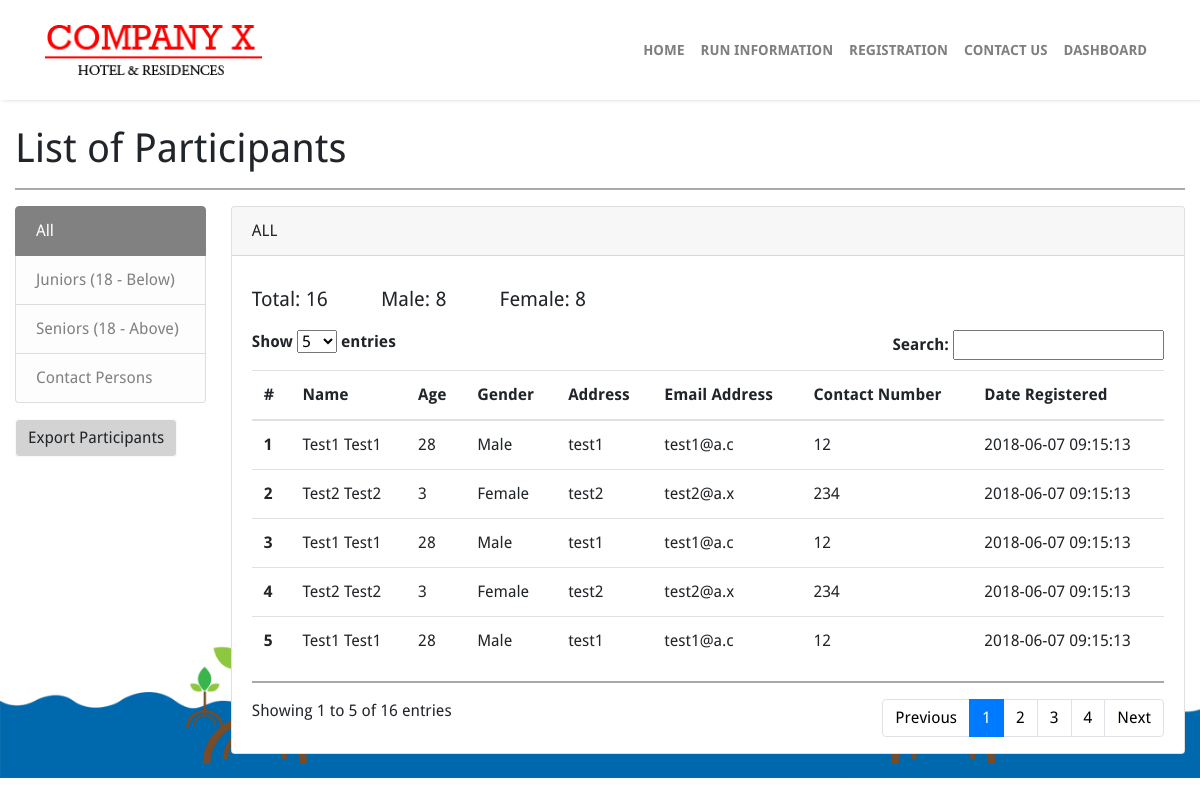
Page /dashboard.php on the committed database.
### tables this page shows
CREATE TABLE `participants` (
  `num` int(11) NOT NULL,
  `firstname` varchar(255) NOT NULL,
  `lastname` varchar(255) NOT NULL,
  `address` varchar(255) NOT NULL,
  `email` varchar(255) NOT NULL,
  `birthdate` date NOT NULL,
  `age` int(3) NOT NULL,
  `category` varchar(255) NOT NULL,
  `gender` varchar(1) NOT NULL,
  `contactnum` int(20) DEFAULT NULL,
  `shirtsize` varchar(1) NOT NULL,
  `timestamp` timestamp NOT NULL DEFAULT CURRENT_TIMESTAMP
);

### partials/dashboard-table.php (the view, shortened to what this page needs)
<?php
require "functions/connection.php";
$query_category="'juniors','seniors'";
$query_limit="LIMIT 5";
$query_p="";
$page = 5;
$page_array = array(5,10,15,20);
$sql="SELECT COUNT(*) FROM participants WHERE category IN ($query_category)";
$result = mysqli_query($conn,$sql);
$totalfilteritems = mysqli_fetch_array($result)[0];
$sql="SELECT COUNT(*) FROM participants WHERE category IN ($query_category) AND gender = 'm'";
$result = mysqli_query($conn,$sql);
$totalmale= mysqli_fetch_array($result)[0];
$sql="SELECT COUNT(*) FROM participants WHERE category IN ($query_category) AND gender = 'f'";
$result = mysqli_query($conn,$sql);
$totalfemale= mysqli_fetch_array($result)[0];
?>
<div class="card">
  <div class="card-header">
    <?php if(isset($_GET['category'])) {
    	echo strtoupper($_GET['category']);
    }else echo "ALL";
     ?>
  </div>
  <div class="card-body pb-0">
  	<div class="total-bar my-2">
  		<span class="total mr-2 mr-md-5">Total: <span class="total-val"><?=$totalfilteritems ?></span></span>
  		<span class="male mr-2 mr-md-5">Male: <span class="male-val"><?=$totalmale ?></span></span>
  		<span class="female">Female: <span class="female-val"><?=$totalfemale ?></span></span>
  	</div>
  	<div class="filter-box my-3">
  		<span>Show</span>
  		<select class="entries-per-page">
  			<?php
				foreach ($page_array as $value) {
					if (isset($_GET['page']) && $value == $_GET['page']) {
					echo "<option value='$value' selected>$value</option>";
					}
					else{
					echo "<option value='$value'>$value</option>";
					}
				}
			 ?>
  		</select>
  		<span>entries</span>
  		<div class="search-box float-right">
	  		<label for="search">Search:</label>
	  		<input class="input-search" type="text" id="search" name="keyword">
  		</div>
  	</div>
    <table class="table table-hover table-responsive-md mt-3">
	   	<thead>
			<tr>
			  <th scope="col">#</th>
			  <th scope="col">Name</th>
			  <th scope="col">Age</th>
			  <th scope="col">Gender</th>
			  <th scope="col">Address</th>
			  <th scope="col">Email Address</th>
			  <th scope="col">Contact Number</th>
			  <th scope="col">Date Registered</th>
			</tr>
		</thead>
		<tbody>
			<?php
			$sql="SELECT * FROM participants WHERE category IN ($query_category) $query_limit $query_p";
			$result = mysqli_query($conn,$sql);
			$c=1;
			while($row = mysqli_fetch_assoc($result)){
				?>
					<tr>
					  <th scope="row"><?=$c?></th>
					  <td><?=ucfirst($row['firstname'])." ".ucfirst($row['lastname'])?></td>
					  <td><?=$row['age']?></td>
					  <td><?=$row['gender']=='m'?'Male':'Female'?></td>
					  <td><?=$row['address']?></td>
					  <td><?=$row['email']?></td>
					  <td><?=$row['contactnum']?></td>
					  <td><?=$row['timestamp']?></td>
					</tr>
				<?php
				$c++;
			}
			?>
		</tbody>
	</table>
	<hr>
	<div class="pagination-box">
		<span>
			<?php
				$pstart = 1;
				$pend = $page;
				$totalpages = ceil($totalfilteritems/$page);
				 echo "Showing ".$pstart." to ".$pend." of ".$totalfilteritems." entries";
				 ?>
		</span>
		<ul class="pagination float-right">
			<li class="page-item"><a class="page-link" href="#">Previous</a></li>
			<?php
				for ($i=1; $i < $totalpages+1; $i++) {
					if ((isset($_GET['p']) && $i == $_GET['p']) || (!isset($_GET['p']) && $i==1)) {
					echo "<li class='page-item num active'><a class='page-link' href=''>$i</a></li>";
					}
					else{
					echo "<li class='page-item num'><a class='page-link' href=''>$i</a></li>";
					}
				}
			 ?>
			<li class="page-item"><a class="page-link" href="#">Next</a></li>
		</ul>
	</div>
  </div>
</div>

### partials/template.php (shortened to what this page needs)
<!DOCTYPE html>
<html lang="en">
<head>
	<link rel="stylesheet" href="https://maxcdn.bootstrapcdn.com/bootstrap/4.0.0/css/bootstrap.min.css">
	<link rel="stylesheet" href="assets/css/style.css">
	<link rel="stylesheet" href="<?php page_css(); ?>">
</head>
<body>
	<nav class="navbar navbar-expand-lg navbar-light sticky-top py-0" style="background-color:#fff;">
		<div class="container">
			<a class="navbar-brand" href="index.php">
				<img class="logo img-fluid" src="assets/images/logo.png"  alt="company logo">
			</a>
			<div class="collapse navbar-collapse" id="navbarContent">
				<ul class="navbar-nav ml-auto">
				  <li class="nav-item text-uppercase">
				    <a class="nav-link" href="index.php">Home<span class="sr-only">(current)</span></a>
				  </li>
				  <li class="nav-item text-uppercase">
				    <a class="nav-link" href="#">Run Information</a>
				  </li>
				  <li class="nav-item text-uppercase">
				    <a class="nav-link" href="index.php#register">Registration</a>
				  </li>
				  <li class="nav-item text-uppercase">
				    <a class="nav-link" href="#">Contact Us</a>
				  </li>
				  <li class="nav-item text-uppercase">
				    <a class="nav-link" href="dashboard.php">Dashboard</a>
				  </li>
				</ul>
			</div>
		</div>
	</nav>
	<?php page_content(); ?>
</body>
</html>

### dashboard.php (shortened to what this page needs)
<?php
	require "partials/template.php";
	function page_css() {
		echo "assets/css/dashboard.css";
	}
	function page_content() {
		?>
			<div class="main">
				<div class="container-fluid py-4 clearfix">
					<h1 class="">List of Participants</h1>
					<hr>
					<div class="main-box table-responsive">
						<div class="sidebar">
							<?php require "partials/dashboard-sidebar.php" ?>
						</div>
						<div class="dashboard-table">
							<?php require "partials/dashboard-table.php" ?>
						</div>
					</div>
				</div>
			</div>
		<?php
	}
 ?>

### partials/dashboard-sidebar.php (shortened to what this page needs)
<div class="list-group">
  <a href="dashboard.php" class="list-group-item list-group-item-action list-group-item-light
  <?php if(!isset($_GET['category'])) {echo "active";} ?>">All</a>
  <a href="dashboard.php?category=juniors" class="list-group-item list-group-item-action list-group-item-light <?php if(isset($_GET['category']) && $_GET['category']=='juniors') {echo "active";} ?>">Juniors (18 - Below)</a>
  <a href="dashboard.php?category=seniors" class="list-group-item list-group-item-action list-group-item-light <?php if(isset($_GET['category']) && $_GET['category']=='seniors') {echo "active";} ?>">Seniors (18 - Above)</a>
  <a href="#" class="list-group-item list-group-item-action list-group-item-light">Contact Persons</a>
</div>
<button class="export-btn btn btn-light my-3">Export Participants</button>

### assets/css/style.css (style rules this page uses)
body { font-family: "Droid Sans", Arial, sans-serif; }
.navbar { box-shadow: 2px 0px 4px lightgray; }
.logo { margin: 20px 0; height:50px; }
.nav-item > a { font-size: 14px; font-weight: bold; }

### assets/css/dashboard.css (style rules this page uses)
hr { border-top: 2px solid darkgrey; }
.main { background-image: url("../images/background.png"); background-repeat: no-repeat; background-size: contain; background-position: center bottom; min-height: 550px; }
.main-box { display: grid; grid-template-columns: 1fr 5fr; grid-gap: 25px; }
.sidebar { grid-column: 1 / span 1; }
.dashboard-table { grid-column: span 1 / -1; }
.export-btn { background-color: lightgrey; }
.total-bar { font-size: 20px; }
.filter-box { font-weight: bold; }
.pagination > .page-item > a { color: #000; }

### rows in the picture
participants: firstname "Test1", lastname "Test1", age "28", gender "Male", address "test1", email "test1@a.c", contactnum "12", timestamp "2018-06-07 09:15:13"
participants: firstname "Test2", lastname "Test2", age "3", gender "Female", address "test2", email "test2@a.x", contactnum "234", timestamp "2018-06-07 09:15:13"
participants: firstname "Test1", lastname "Test1", age "28", gender "Male", address "test1", email "test1@a.c", contactnum "12", timestamp "2018-06-07 09:15:13"
participants: firstname "Test2", lastname "Test2", age "3", gender "Female", address "test2", email "test2@a.x", contactnum "234", timestamp "2018-06-07 09:15:13"
participants: firstname "Test1", lastname "Test1", age "28", gender "Male", address "test1", email "test1@a.c", contactnum "12", timestamp "2018-06-07 09:15:13"

### other values in the picture
$totalfilteritems "16"
$totalmale "8"
$totalfemale "8"
$pstart "1"
$pend "5"
form field value "5"
